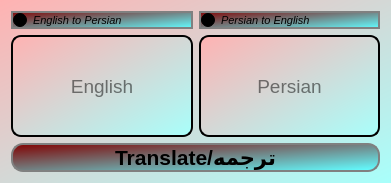
<?xml version="1.0" encoding="UTF-8"?>
<ui version="4.0">
 <class>Dialog</class>
 <widget class="QDialog" name="Dialog">
  <property name="geometry">
   <rect>
    <x>0</x>
    <y>0</y>
    <width>391</width>
    <height>183</height>
   </rect>
  </property>
  <property name="windowTitle">
   <string>Ali-Translate</string>
  </property>
  <property name="windowIcon">
   <iconset>
    <normaloff>icon.png</normaloff>icon.png</iconset>
  </property>
  <property name="styleSheet">
   <string notr="true">background-color: qlineargradient(spread:pad, x1:0, y1:0, x2:1, y2:1, stop:0 rgba(255, 178, 178, 255), stop:1 rgba(168, 255, 251, 255));</string>
  </property>
  <layout class="QGridLayout" name="gridLayout">
   <item row="0" column="0">
    <layout class="QVBoxLayout" name="verticalLayout">
     <item>
      <layout class="QGridLayout" name="gridLayout_2">
       <item row="0" column="0">
        <widget class="QRadioButton" name="radio_eng">
         <property name="sizePolicy">
          <sizepolicy hsizetype="Preferred" vsizetype="Maximum">
           <horstretch>0</horstretch>
           <verstretch>0</verstretch>
          </sizepolicy>
         </property>
         <property name="font">
          <font>
           <pointsize>8</pointsize>
           <italic>true</italic>
           <bold>false</bold>
          </font>
         </property>
         <property name="styleSheet">
          <string notr="true">background-color: qlineargradient(spread:pad, x1:0, y1:0, x2:1, y2:1, stop:0 rgba(130, 0, 0, 255), stop:0.971751 rgba(98, 252, 255, 255));
border: 2px solid gray;</string>
         </property>
         <property name="text">
          <string>English to Persian</string>
         </property>
         <property name="checked">
          <bool>true</bool>
         </property>
        </widget>
       </item>
       <item row="0" column="1">
        <widget class="QRadioButton" name="radio_prs">
         <property name="enabled">
          <bool>true</bool>
         </property>
         <property name="sizePolicy">
          <sizepolicy hsizetype="Preferred" vsizetype="Maximum">
           <horstretch>0</horstretch>
           <verstretch>0</verstretch>
          </sizepolicy>
         </property>
         <property name="font">
          <font>
           <pointsize>8</pointsize>
           <italic>true</italic>
           <bold>false</bold>
          </font>
         </property>
         <property name="styleSheet">
          <string notr="true">background-color: qlineargradient(spread:pad, x1:0, y1:0, x2:1, y2:1, stop:0 rgba(130, 0, 0, 255), stop:0.971751 rgba(98, 252, 255, 255));
border: 2px solid gray;</string>
         </property>
         <property name="text">
          <string>Persian to English</string>
         </property>
        </widget>
       </item>
       <item row="1" column="1">
        <widget class="QLineEdit" name="line_prs">
         <property name="sizePolicy">
          <sizepolicy hsizetype="Minimum" vsizetype="Minimum">
           <horstretch>0</horstretch>
           <verstretch>0</verstretch>
          </sizepolicy>
         </property>
         <property name="font">
          <font>
           <pointsize>14</pointsize>
          </font>
         </property>
         <property name="styleSheet">
          <string notr="true">border: 2px solid black;
border-radius: 10px;</string>
         </property>
         <property name="alignment">
          <set>Qt::AlignCenter</set>
         </property>
         <property name="placeholderText">
          <string>Persian</string>
         </property>
        </widget>
       </item>
       <item row="2" column="0" colspan="2">
        <widget class="QPushButton" name="btn_translate">
         <property name="sizePolicy">
          <sizepolicy hsizetype="Preferred" vsizetype="Fixed">
           <horstretch>0</horstretch>
           <verstretch>0</verstretch>
          </sizepolicy>
         </property>
         <property name="font">
          <font>
           <pointsize>16</pointsize>
           <italic>false</italic>
           <bold>true</bold>
          </font>
         </property>
         <property name="styleSheet">
          <string notr="true">background-color: qlineargradient(spread:pad, x1:0, y1:0, x2:1, y2:1, stop:0 rgba(130, 0, 0, 255), stop:0.971751 rgba(98, 252, 255, 255));
border: 2px solid gray;
border-radius: 12px;</string>
         </property>
         <property name="text">
          <string>Translate/ترجمه</string>
         </property>
        </widget>
       </item>
       <item row="1" column="0">
        <widget class="QLineEdit" name="line_eng">
         <property name="sizePolicy">
          <sizepolicy hsizetype="Minimum" vsizetype="Minimum">
           <horstretch>0</horstretch>
           <verstretch>0</verstretch>
          </sizepolicy>
         </property>
         <property name="font">
          <font>
           <pointsize>14</pointsize>
          </font>
         </property>
         <property name="styleSheet">
          <string notr="true">border: 2px solid black;
border-radius: 10px;</string>
         </property>
         <property name="alignment">
          <set>Qt::AlignCenter</set>
         </property>
         <property name="placeholderText">
          <string>English</string>
         </property>
        </widget>
       </item>
      </layout>
     </item>
    </layout>
   </item>
  </layout>
 </widget>
 <resources/>
 <connections/>
</ui>
